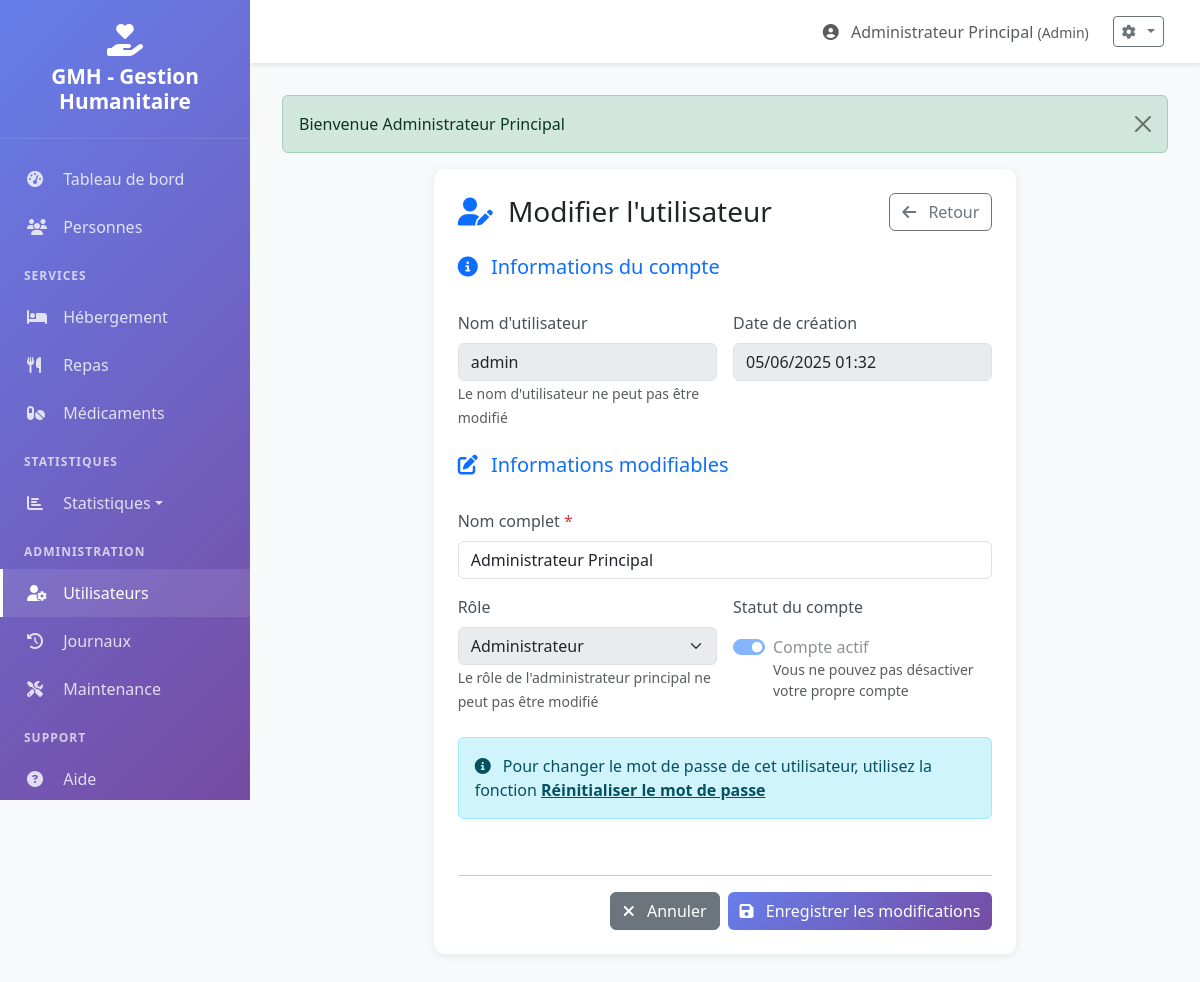
/utilisateurs/modifier.php?id=1 (signed in), run on the app's committed database.
### tables this page shows
CREATE TABLE `utilisateurs` (
  `id` INT(11) NOT NULL AUTO_INCREMENT,
  `nom_utilisateur` VARCHAR(50) NOT NULL UNIQUE,
  `mot_de_passe` VARCHAR(255) NOT NULL,
  `nom_complet` VARCHAR(100) NOT NULL,
  `role` ENUM('agent_saisie', 'administrateur') NOT NULL DEFAULT 'agent_saisie',
  `actif` BOOLEAN DEFAULT TRUE,
  `date_creation` TIMESTAMP DEFAULT CURRENT_TIMESTAMP,
  `derniere_connexion` TIMESTAMP NULL,
  PRIMARY KEY (`id`)
);

### utilisateurs/modifier.php (the view, shortened to what this page needs)
<?php
require_once '../config.php';
$userId = intval($_GET['id'] ?? 0);
$db = getDB();
$sql = "SELECT * FROM utilisateurs WHERE id = :id";
$stmt = $db->prepare($sql);
$stmt->execute([':id' => $userId]);
$user = $stmt->fetch();
require_once '../includes/header.php';
?>
<div class="fade-in">
    <div class="row">
        <div class="col-lg-8 mx-auto">
            <div class="table-container">
                <div class="d-flex justify-content-between align-items-center mb-4">
                    <h3 class="mb-0">
                        <i class="fas fa-user-edit me-2 text-primary"></i>
                        Modifier l'utilisateur
                    </h3>
                    <a href="<?php echo BASE_URL; ?>utilisateurs/" class="btn btn-outline-secondary">
                        <i class="fas fa-arrow-left me-2"></i>
                        Retour
                    </a>
                </div>
                <form method="POST" class="needs-validation" novalidate>
                    <div class="row g-3">
                        <div class="col-12">
                            <h5 class="text-primary mb-3">
                                <i class="fas fa-info-circle me-2"></i>
                                Informations du compte
                            </h5>
                        </div>
                        <div class="col-md-6">
                            <label class="form-label">Nom d'utilisateur</label>
                            <input type="text"
                                   class="form-control"
                                   value="<?php echo htmlspecialchars($user['nom_utilisateur']); ?>"
                                   disabled>
                            <small class="text-muted">Le nom d'utilisateur ne peut pas être modifié</small>
                        </div>
                        <div class="col-md-6">
                            <label class="form-label">Date de création</label>
                            <input type="text"
                                   class="form-control"
                                   value="<?php echo formatDate($user['date_creation'], 'd/m/Y H:i'); ?>"
                                   disabled>
                        </div>
                        <div class="col-12 mt-4">
                            <h5 class="text-primary mb-3">
                                <i class="fas fa-edit me-2"></i>
                                Informations modifiables
                            </h5>
                        </div>
                        <div class="col-12">
                            <label for="nom_complet" class="form-label">
                                Nom complet <span class="text-danger">*</span>
                            </label>
                            <input type="text"
                                   class="form-control"
                                   id="nom_complet"
                                   name="nom_complet"
                                   value="<?php echo htmlspecialchars($user['nom_complet']); ?>"
                                   required>
                        </div>
                        <div class="col-md-6">
                            <label for="role" class="form-label">Rôle</label>
                            <select class="form-select"
                                    id="role"
                                    name="role"
                                    <?php echo $user['nom_utilisateur'] === 'admin' ? 'disabled' : ''; ?>>
                                <option value="administrateur" <?php echo $user['role'] === 'administrateur' ? 'selected' : ''; ?>>
                                    Administrateur
                                </option>
                            </select>
                            <?php if ($user['nom_utilisateur'] === 'admin'): ?>
                                <small class="text-muted">Le rôle de l'administrateur principal ne peut pas être modifié</small>
                            <?php endif; ?>
                        </div>
                        <div class="col-md-6">
                            <label class="form-label">Statut du compte</label>
                            <div class="form-check form-switch mt-2">
                                <input class="form-check-input"
                                       type="checkbox"
                                       id="actif"
                                       name="actif"
                                       <?php echo $user['actif'] ? 'checked' : ''; ?>
                                       <?php echo $userId == $_SESSION['user_id'] ? 'disabled' : ''; ?>>
                                <label class="form-check-label" for="actif">
                                    Compte actif
                                </label>
                                <?php if ($userId == $_SESSION['user_id']): ?>
                                    <small class="text-muted d-block">Vous ne pouvez pas désactiver votre propre compte</small>
                                <?php endif; ?>
                            </div>
                        </div>
                        <div class="col-12 mt-4">
                            <div class="alert alert-info">
                                <i class="fas fa-info-circle me-2"></i>
                                Pour changer le mot de passe de cet utilisateur, utilisez la fonction
                                <a href="<?php echo BASE_URL; ?>utilisateurs/reset_password.php?id=<?php echo $userId; ?>" class="alert-link">
                                    Réinitialiser le mot de passe
                                </a>
                            </div>
                        </div>
                        <div class="col-12 mt-4">
                            <hr>
                            <div class="d-flex justify-content-end gap-2">
                                <a href="<?php echo BASE_URL; ?>utilisateurs/" class="btn btn-secondary">
                                    <i class="fas fa-times me-2"></i>
                                    Annuler
                                </a>
                                <button type="submit" class="btn btn-primary">
                                    <i class="fas fa-save me-2"></i>
                                    Enregistrer les modifications
                                </button>
                            </div>
                        </div>
                    </div>
                </form>
            </div>
        </div>
    </div>
</div>
<?php require_once '../includes/footer.php'; ?>

### includes/header.php (style rules this page uses)
:root { --primary-color: #667eea; --secondary-color: #764ba2; --sidebar-width: 250px; }
body { font-family: 'Segoe UI', Tahoma, Geneva, Verdana, sans-serif; background-color: #f8f9fa; }
.fade-in { animation: fadeIn 0.5s ease-in; }
.form-label { font-weight: 500; color: #495057; margin-bottom: 0.5rem; }
.btn-primary { background: linear-gradient(135deg, var(--primary-color) 0%, var(--secondary-color) 100%); border: none; transition: all 0.3s; }
.table-container { background: white; border-radius: 10px; padding: 1.5rem; box-shadow: 0 2px 10px rgba(0,0,0,0.08); }

### data on the page
utilisateurs: nom_utilisateur "admin", date_creation "05/06/2025 01:32", nom_complet "Administrateur Principal", role "Administrateur", actif "☑"

### other printed values
SITE_NAME "GMH - Gestion Humanitaire"
$_SESSION['user_fullname'] "Administrateur Principal"
$message "Bienvenue Administrateur Principal"
